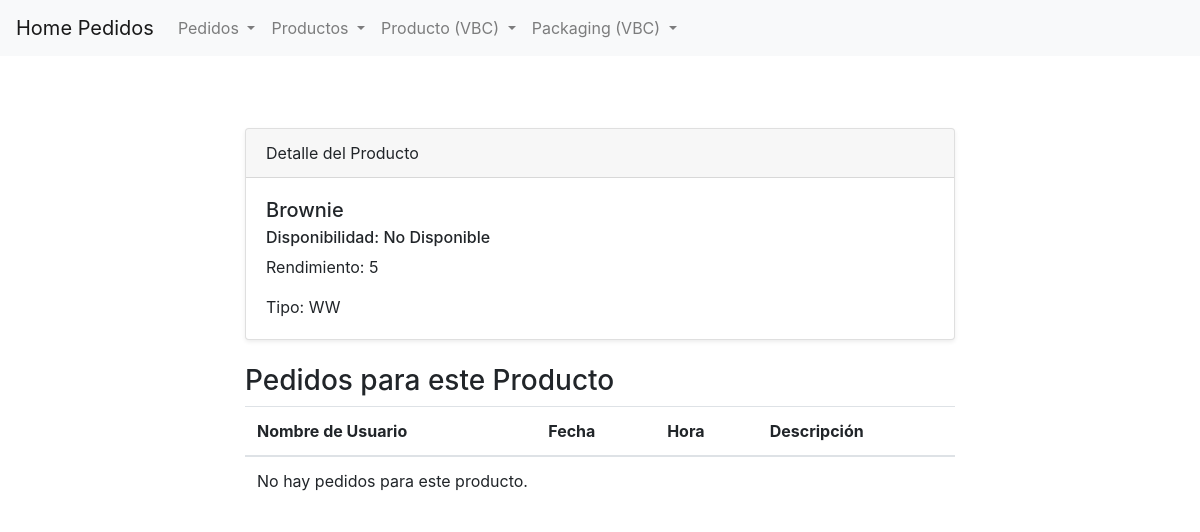
Page /pedidos/producto/vbc/1/detail on the earlier database version.
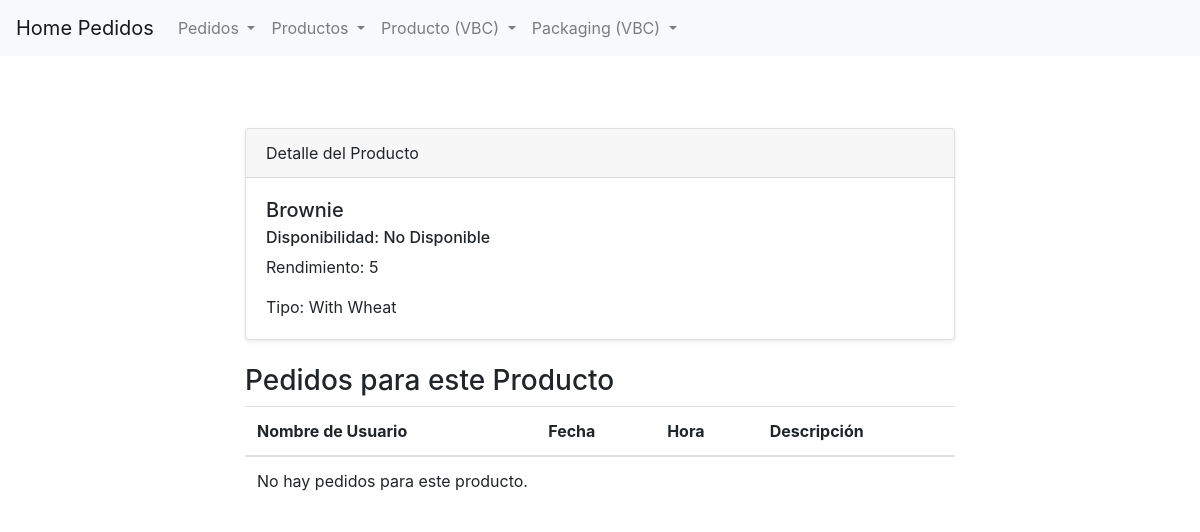
Same page on the later database version.
### pedidos/models.py (models this page shows, shortened)
class Producto(models.Model):
    class Tipo(models.TextChoices):
        LIBRE_DE_GLUTEN = 'Gluten Free' , 'Gluten Free'
        VEGANO = 'Vegan' , 'Vegan'
        CONTIENE_TRIGO = 'With Wheat' , 'With Wheat'
        LIBRE_DE_AZUCAR = 'Sugar Free' , 'Sugar Free'
    nombre = models.CharField(max_length=100)
    disponible = models.BooleanField(default=True)
    rendimiento = models.IntegerField()
    tipo = models.CharField(
            max_length=50,
            choices=Tipo.choices,
            default=Tipo.CONTIENE_TRIGO,
    )
    descripcion = models.TextField(blank=True, null=True)

### pedidos/views.py (the view)
# urls.py: path("producto/vbc/<int:pk>/detail", ProductoDetailView.as_view(), name="vbc_producto_detail"),
class ProductoDetailView(DetailView):
    model = Producto
    template_name = "pedidos/vbc/detail-producto.html"
    context_object_name = "producto"

### pedidos/templates/pedidos/vbc/detail-producto.html (shortened to what this page needs)
{% extends 'pedidos/base.html' %}
{% block content %}
<section class="py-5">
    <div class="container">
        <div class="row">
            <div class="col-lg-8 mx-auto">
                <div class="card shadow-sm">
                    <div class="card-header">
                        Detalle del Producto
                    </div>
                    <div class="card-body">
                        <h5 class="card-title">{{ producto.nombre }}</h5>
                        {% if Producto.disponible %}
                        <h6 class="card-subtitle mb-2">Disponibilidad: Disponible</h6>
                        {% else %}
                        <h6 class="card-subtitle mb-2">Disponibilidad: No Disponible</h6>
                        {% endif %}
                        <p class="card-text">Rendimiento: {{ producto.rendimiento }}</p>
                        <p class="card-text">Tipo: {{ producto.tipo | default:"No proporcionado" }}</p>
                    </div>
                </div>
                <div class="mt-4">
                    <h3>Pedidos para este Producto</h3>
                    <table class="table">
                        <thead>
                            <tr>
                                <th scope="col">Nombre de Usuario</th>
                                <th scope="col">Fecha</th>
                                <th scope="col">Hora</th>
                                <th scope="col">Descripción</th>
                            </tr>
                        </thead>
                        <tbody>
                            {% for pedido in producto.pedidos.all %}
                            <tr>
                                <td>{{ pedido.nombre_de_usuario }}</td>
                                <td>{{ pedido.fecha | date:"d/m/Y" }}</td>
                                <td>{{ pedido.hora | date:"H:i" }}</td>
                                <td>{{ pedido.descripcion | default:"No proporcionado" }}</td>
                            </tr>
                            {% empty %}
                            <tr>
                                <td colspan="5">No hay pedidos para este producto.</td>
                            </tr>
                            {% endfor %}
                        </tbody>
                    </table>
                </div>
            </div>
        </div>
    </div>
</section>
{% endblock %}

Differences in the rows shown:
changed Producto "Brownie": tipo "WW" → "With Wheat"
